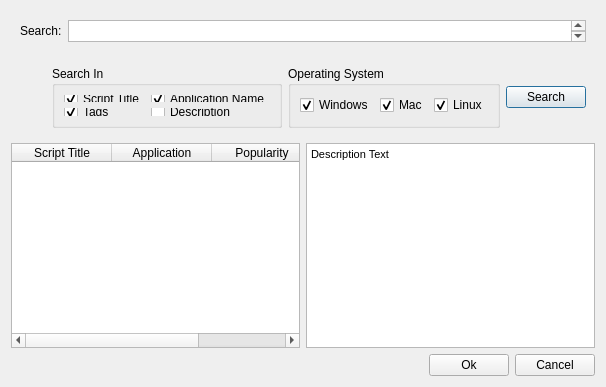
<?xml version="1.0" encoding="UTF-8"?>
<ui version="4.0">
 <class>DialogSearch</class>
 <widget class="QDialog" name="DialogSearch">
  <property name="geometry">
   <rect>
    <x>0</x>
    <y>0</y>
    <width>606</width>
    <height>387</height>
   </rect>
  </property>
  <property name="maximumSize">
   <size>
    <width>16777215</width>
    <height>16777215</height>
   </size>
  </property>
  <property name="windowTitle">
   <string>Dialog</string>
  </property>
  <layout class="QVBoxLayout" name="verticalLayout">
   <item>
    <widget class="QFrame" name="horizontalFrame">
     <property name="maximumSize">
      <size>
       <width>16777215</width>
       <height>40</height>
      </size>
     </property>
     <layout class="QHBoxLayout" name="horizontalLayout">
      <item>
       <widget class="QLabel" name="label">
        <property name="maximumSize">
         <size>
          <width>16777215</width>
          <height>30</height>
         </size>
        </property>
        <property name="text">
         <string>Search:</string>
        </property>
       </widget>
      </item>
      <item>
       <widget class="QTextEdit" name="textEditSearch">
        <property name="maximumSize">
         <size>
          <width>16777215</width>
          <height>30</height>
         </size>
        </property>
       </widget>
      </item>
     </layout>
    </widget>
   </item>
   <item>
    <widget class="QFrame" name="horizontalFrame_2">
     <property name="maximumSize">
      <size>
       <width>16777215</width>
       <height>80</height>
      </size>
     </property>
     <layout class="QHBoxLayout" name="horizontalLayout_3">
      <item>
       <spacer name="horizontalSpacer_2">
        <property name="orientation">
         <enum>Qt::Horizontal</enum>
        </property>
        <property name="sizeHint" stdset="0">
         <size>
          <width>40</width>
          <height>20</height>
         </size>
        </property>
       </spacer>
      </item>
      <item>
       <widget class="QGroupBox" name="groupBoxWhere">
        <property name="title">
         <string>Search In</string>
        </property>
        <layout class="QFormLayout" name="formLayout">
         <item row="0" column="0">
          <widget class="QCheckBox" name="checkBox">
           <property name="text">
            <string>Script Title</string>
           </property>
           <property name="checked">
            <bool>true</bool>
           </property>
          </widget>
         </item>
         <item row="0" column="1">
          <widget class="QCheckBox" name="checkBoxAppName">
           <property name="text">
            <string>Application Name</string>
           </property>
           <property name="checked">
            <bool>true</bool>
           </property>
          </widget>
         </item>
         <item row="1" column="0">
          <widget class="QCheckBox" name="checkBoxTags">
           <property name="text">
            <string>Tags</string>
           </property>
           <property name="checked">
            <bool>true</bool>
           </property>
          </widget>
         </item>
         <item row="1" column="1">
          <widget class="QCheckBox" name="checkBoxDescription">
           <property name="text">
            <string>Description</string>
           </property>
          </widget>
         </item>
        </layout>
       </widget>
      </item>
      <item>
       <widget class="QGroupBox" name="groupBox">
        <property name="title">
         <string>Operating System</string>
        </property>
        <layout class="QHBoxLayout" name="horizontalLayout_2">
         <item>
          <widget class="QCheckBox" name="checkBoxWindows">
           <property name="text">
            <string>Windows</string>
           </property>
           <property name="checked">
            <bool>true</bool>
           </property>
          </widget>
         </item>
         <item>
          <widget class="QCheckBox" name="checkBoxMac">
           <property name="text">
            <string>Mac</string>
           </property>
           <property name="checked">
            <bool>true</bool>
           </property>
          </widget>
         </item>
         <item>
          <widget class="QCheckBox" name="checkBoxLinux">
           <property name="text">
            <string>Linux</string>
           </property>
           <property name="checked">
            <bool>true</bool>
           </property>
          </widget>
         </item>
        </layout>
       </widget>
      </item>
      <item>
       <widget class="QPushButton" name="pushButtonSearch">
        <property name="text">
         <string>Search</string>
        </property>
        <property name="icon">
         <iconset resource="Images.qrc">
          <normaloff>:/new/prefix1/icons/PNG/onebit_02.png</normaloff>:/new/prefix1/icons/PNG/onebit_02.png</iconset>
        </property>
        <property name="iconSize">
         <size>
          <width>32</width>
          <height>32</height>
         </size>
        </property>
       </widget>
      </item>
     </layout>
    </widget>
   </item>
   <item>
    <layout class="QHBoxLayout" name="horizontalLayout_5">
     <item>
      <widget class="QTableWidget" name="tableWidget">
       <column>
        <property name="text">
         <string>Script Title</string>
        </property>
       </column>
       <column>
        <property name="text">
         <string>Application</string>
        </property>
       </column>
       <column>
        <property name="text">
         <string>Popularity</string>
        </property>
       </column>
      </widget>
     </item>
     <item>
      <widget class="QTextEdit" name="textEdit">
       <property name="html">
        <string>&lt;!DOCTYPE HTML PUBLIC &quot;-//W3C//DTD HTML 4.0//EN&quot; &quot;http://www.w3.org/TR/REC-html40/strict.dtd&quot;&gt;
&lt;html&gt;&lt;head&gt;&lt;meta name=&quot;qrichtext&quot; content=&quot;1&quot; /&gt;&lt;style type=&quot;text/css&quot;&gt;
p, li { white-space: pre-wrap; }
&lt;/style&gt;&lt;/head&gt;&lt;body style=&quot; font-family:'MS Shell Dlg 2'; font-size:8.25pt; font-weight:400; font-style:normal;&quot;&gt;
&lt;p style=&quot; margin-top:0px; margin-bottom:0px; margin-left:0px; margin-right:0px; -qt-block-indent:0; text-indent:0px;&quot;&gt;&lt;span style=&quot; font-size:8pt;&quot;&gt;Description Text&lt;/span&gt;&lt;/p&gt;&lt;/body&gt;&lt;/html&gt;</string>
       </property>
      </widget>
     </item>
    </layout>
   </item>
   <item>
    <layout class="QHBoxLayout" name="horizontalLayout_4">
     <item>
      <spacer name="horizontalSpacer">
       <property name="orientation">
        <enum>Qt::Horizontal</enum>
       </property>
       <property name="sizeHint" stdset="0">
        <size>
         <width>40</width>
         <height>20</height>
        </size>
       </property>
      </spacer>
     </item>
     <item>
      <widget class="QPushButton" name="pushButtonOk">
       <property name="text">
        <string>Ok</string>
       </property>
       <property name="icon">
        <iconset resource="Images.qrc">
         <normaloff>:/new/prefix1/icons/PNG/onebit_34.png</normaloff>:/new/prefix1/icons/PNG/onebit_34.png</iconset>
       </property>
       <property name="iconSize">
        <size>
         <width>32</width>
         <height>32</height>
        </size>
       </property>
      </widget>
     </item>
     <item>
      <widget class="QPushButton" name="pushButtonCancel">
       <property name="text">
        <string>Cancel</string>
       </property>
       <property name="icon">
        <iconset resource="Images.qrc">
         <normaloff>:/new/prefix1/icons/PNG/onebit_35.png</normaloff>:/new/prefix1/icons/PNG/onebit_35.png</iconset>
       </property>
       <property name="iconSize">
        <size>
         <width>32</width>
         <height>32</height>
        </size>
       </property>
      </widget>
     </item>
    </layout>
   </item>
  </layout>
 </widget>
 <tabstops>
  <tabstop>textEditSearch</tabstop>
  <tabstop>checkBoxWindows</tabstop>
  <tabstop>checkBoxMac</tabstop>
  <tabstop>checkBoxLinux</tabstop>
  <tabstop>checkBox</tabstop>
  <tabstop>checkBoxAppName</tabstop>
  <tabstop>checkBoxTags</tabstop>
  <tabstop>checkBoxDescription</tabstop>
  <tabstop>textEdit</tabstop>
  <tabstop>pushButtonOk</tabstop>
  <tabstop>pushButtonCancel</tabstop>
 </tabstops>
 <resources>
  <include location="Images.qrc"/>
 </resources>
 <connections/>
</ui>
